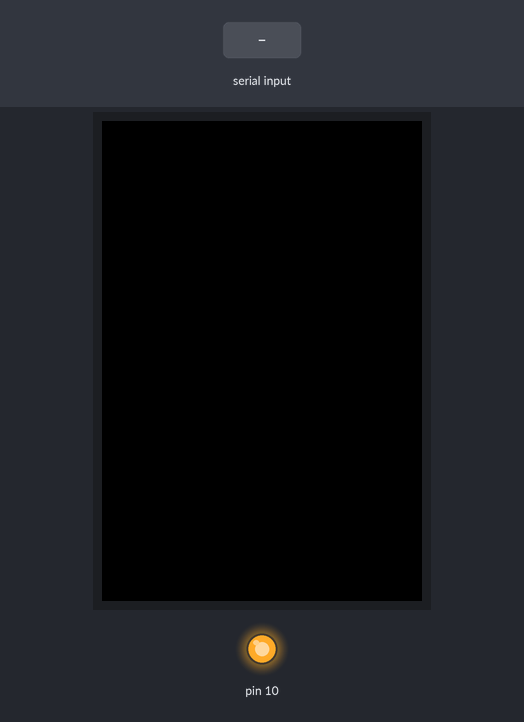
Simulated run of this sketch. Board: Arduino Uno, built with avr-gcc and run on an emulated ATmega328P. On the bench: 480×320 colour display, output pins drawn as LEDs (lit = HIGH). The test bench sets the inputs (shaded band). What the sketch prints to the serial monitor is not drawn.

Above: at 1.5 s.
1.6 s: "1" received over Serial
At 2.5 s:
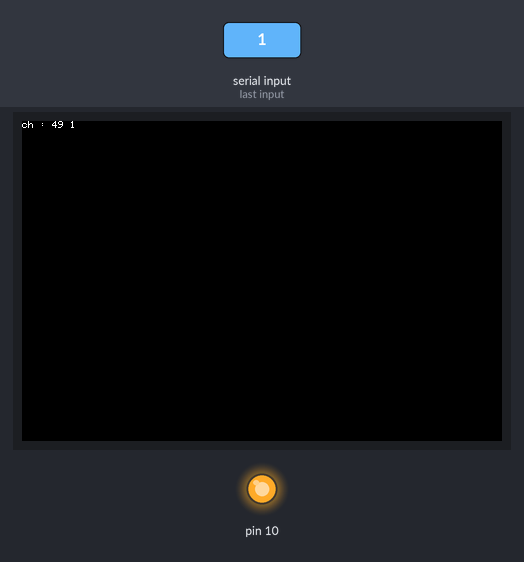
3.1 s: byte 27 (27) received over Serial
4.6 s: byte 9 (9) received over Serial
At 5.1 s:
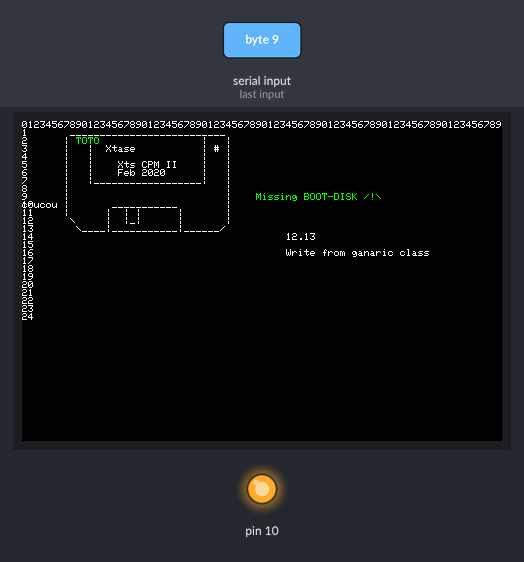
6.3 s: "0" received over Serial
7.8 s: byte 27 (27) received over Serial
Timing chart, 0 to 10.3 s (numbered marks = the images above; inputs shaded):
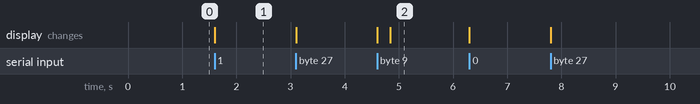

Measured:
- after the input at 1.6 s, the display: changes at once (image 1)
- after the input at 4.6 s, the display: first changes at once (image 2 shows a later state)

The sketch:

serialPutty.ino
```cpp
/**
 * Putty VT-xx escapes tests
 */

#include "OutputConsole.h"

#include "GenericConsole.h"
GenericConsole console(CONSOLE_MODE_SERIAL_VT100 | CONSOLE_MODE_TFT );


void setup() {
    // con_ser_init();
    console.init();
}


void loop() {
    if ( Serial.available() > 0 ) {
        int ch = Serial.read();
        console.print( "ch : " );
        console.print( ch );
        console.print( " " );
        console.println( (ch == 27 ? '^' : (char)ch) );


        if ( ch == 9 ) {
            // Tab
            //http://manpagesfr.free.fr/man/man4/console_codes.4.html
            // http://www.termsys.demon.co.uk/vtansi.htm

            console.cls();

            console.cursor(1, 1);
            console.print( splash_screen );
            console.cursor(10, 40);
            console.attr_accent();
            console.print("Missing BOOT-DISK /!\\");
            console.attr_none();
            console.println();


            console.print("coucou");

            // row, col 1-Based
            console.cursor(3, 10);


            console.attr_accent();
            console.print("TOTO");
            console.attr_none();

            console.println("");


            console.cursor(1, 1);
            for(int x=0; x < con_ser_width(); x++) {
                console.print( (x%10) );
            }
            for(int y=0; y < con_ser_height(); y++) {
                console.cursor(y+1, 1);
                console.print( y );
            }

            console.cursor(15, 45);
            console.println( 12.125 );

            console.cursor(17, 45);
            console.println("Write from ganaric class");

        }

    }


}
```

GenericConsole.h
```cpp
/**
 * Generic OutputConsole lib.
 *
 *
 * Xtase - fgalliat @Feb2020
 */

#include "SerialTermConsole.h"
#include "SerialDummyConsole.h"
#include "TFTConsole.h"


#define CONSOLE_MODE_SERIAL_DUMMY 1
#define CONSOLE_MODE_SERIAL_VT100 2
#define CONSOLE_MODE_TFT          4

class GenericConsole : public Print {

    private:
        uint8_t mode;
        bool serialVtMode;

        bool hasSerial() { return ((mode & CONSOLE_MODE_SERIAL_DUMMY) == CONSOLE_MODE_SERIAL_DUMMY) ||
                                  ((mode & CONSOLE_MODE_SERIAL_VT100) == CONSOLE_MODE_SERIAL_VT100); }

        bool isSerialDummy() { return ((mode & CONSOLE_MODE_SERIAL_DUMMY) == CONSOLE_MODE_SERIAL_DUMMY); }

        bool hasScreen() { return ((mode & CONSOLE_MODE_TFT) == CONSOLE_MODE_TFT); }

    public:

    GenericConsole(uint8_t mode) : Print() {
        this->mode = mode;
        this->serialVtMode = true;
    }

    void init() {
        if ( this->hasSerial() ) {
            if ( this->isSerialDummy() ) {
                con_dum_init();
            } else {
                con_ser_init();
            }
        }

        if ( this->hasScreen() ) {
            con_tft_init();
        }
    }

    void cls() {
        if ( this->hasSerial() ) {
            if ( this->isSerialDummy() ) {
                con_dum_cls();
            } else {
                con_ser_cls();
            }
        }
        if ( this->hasScreen() ) {
            con_tft_cls();
        }
    }

    void cursor(int row, int col) {
        if ( this->hasSerial() ) {
            if ( this->isSerialDummy() ) {
                con_dum_cursor(row, col);
            } else {
                con_ser_cursor(row, col);
            }
        }
        if ( this->hasScreen() ) {
            con_tft_cursor(row, col);
        }
    }

    void attr_accent() {
        if ( this->hasSerial() ) {
            if ( this->isSerialDummy() ) {
                con_dum_attr_accent();
            } else {
                con_ser_attr_accent();
            }
        }
        if ( this->hasScreen() ) {
            con_tft_attr_accent();
        }
    }

    void attr_none() {
        if ( this->hasSerial() ) {
            if ( this->isSerialDummy() ) {
                con_dum_attr_none();
            } else {
                con_ser_attr_none();
            }
        }
        if ( this->hasScreen() ) {
            con_tft_attr_none();
        }
    }

    // inheritance
    size_t write(uint8_t character) {
        size_t res = 0;
        if ( this->hasSerial() ) {
            if ( this->isSerialDummy() ) {
                res = con_dum()->write(character);
            } else {
                res = con_ser()->write(character);
            }
        }
        if ( this->hasScreen() ) {
            res = con_tft()->write(character);
        }
        return res;
    }
};
```

OutputConsole.h
```cpp
/**
 * OutputConsole lib.
 *
 *
 * Xtase - fgalliat @Feb2020
 */

#define BR "\r\n"

const char* splash_screen =
BR
"        __________________________" BR
"       |   |                  |   |" BR
"       |   |  Xtase           | # |" BR
"       |   |                  |   |" BR
"       |   |    Xts CPM II    |   |" BR
"       |   |    Feb 2020      |   |" BR
"       |   |__________________|   |" BR
"       |                          |" BR
"       |                          |" BR
"       |       ___________        |" BR
"       |      |  | |      |       |" BR
"        \\     |  |_|      |       |" BR
"         \\____|___________|______/" BR;
```

SerialDummyConsole.h
```cpp
/**
 * Based on Arduino Serial Monitor behavior
 * raw stream console
 *
 * Xtase - fgalliat @Feb2020
 */
#define DUM_CAP_WIDTH 80
#define DUM_CAP_HEIGHT 40

#define DUM_DESC Serial

int con_dum_width() {
    return DUM_CAP_WIDTH;
}

int con_dum_height() {
    return DUM_CAP_HEIGHT;
}

void con_dum_init() {
  DUM_DESC.begin(115200);
}

bool con_dum_ready() {
  if ( DUM_DESC ) { return true; }
  return false;
}

Print* con_dum() {
  return &DUM_DESC;
}


void con_dum_cls() {
  for(int y=0; y < DUM_CAP_HEIGHT; y++)
  DUM_DESC.write("\r\n");
}

// 1-based
void con_dum_cursor(int row, int col) {
}

void con_dum_attr_accent() {
}

void con_dum_attr_none() {
}
```

SerialTermConsole.h
```cpp
/**
 * Based on putty behavior
 * vt100 console
 *
 * Xtase - fgalliat @Feb2020
 */
#define SER_CAP_WIDTH 80
#define SER_CAP_HEIGHT 25

#define SER_DESC Serial

int con_ser_width() {
    return SER_CAP_WIDTH;
}

int con_ser_height() {
    return SER_CAP_HEIGHT;
}

void con_ser_init() {
  SER_DESC.begin(115200);
}

bool con_ser_ready() {
  if ( SER_DESC ) { return true; }
  return false;
}

Print* con_ser() {
  return &SER_DESC;
}


void con_ser_cls() {
  // do cls
  SER_DESC.write(27);
  SER_DESC.write("[2J");

  // set cursor Home
  SER_DESC.write(27);
  SER_DESC.write("[H");
}

// 1-based
void con_ser_cursor(int row, int col) {
  // force cursor position
  SER_DESC.write(27);
  SER_DESC.write('[');
  SER_DESC.print( (row) );
  SER_DESC.write(';');
  SER_DESC.print( (col) );
  SER_DESC.write('f');
}

void con_ser_attr_accent() {
    SER_DESC.write(27);
    // SER_DESC.write("[7m"); // reverse video
    SER_DESC.write("[32m");
    // [42m -> make it green (as ACCENT color on Yatl)
}

void con_ser_attr_none() {
    SER_DESC.write(27);
    SER_DESC.write("[0m");
}
```

TFTConsole.h
```cpp
/**
 * TFT console behavior
 * vt100 console
 *
 * Xtase - fgalliat @Feb2020
 */

#include <SPI.h>
#include "Adafruit_ILI9486_Teensy.h"

// for pin definitions, please refer to the header file
Adafruit_ILI9486_Teensy tft;

#define TFT_CAP_WIDTH 80
#define TFT_CAP_HEIGHT 40

#define CLR_TXT_DEF WHITE
#define CLR_TXT_ACC GREEN

#define TFT_DESC tft

int con_tft_width() {
    return TFT_CAP_WIDTH;
}

int con_tft_height() {
    return TFT_CAP_HEIGHT;
}

void con_tft_init() {
    SPI.begin();
    tft.begin();
    tft.setRotation(1);
    tft.setTextSize(1);
    tft.fillScreen(BLACK);
    tft.setCursor(0,0);
    tft.setTextColor(CLR_TXT_DEF);
}

bool con_tft_ready() {
  return true;
}

Print* con_tft() {
  return &TFT_DESC;
}


void con_tft_cls() {
  // do cls
  tft.fillScreen(BLACK);

  // set cursor Home
  tft.setCursor(0, 0);
}

// 1-based
void con_tft_cursor(int row, int col) {
  // force cursor position
  tft.setCursor( (col-1)*6, (row-1)*8);
}

void con_tft_attr_accent() {
    tft.setTextColor(CLR_TXT_ACC);
}

void con_tft_attr_none() {
    tft.setTextColor(CLR_TXT_DEF);
}
```
